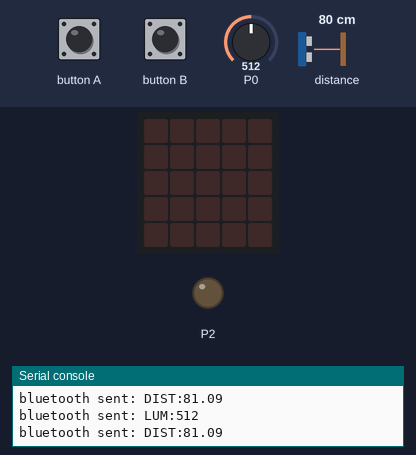
The program below on a simulated BBC micro:bit (MakeCode). Parts: the board's 5×5 LED display, output pins drawn as LEDs (lit = HIGH), the last lines printed to the serial console. The test bench sets the inputs (shaded band); at power-on: P0 = 512, distance to the obstacle 80 cm (analog values on the 0–1023 scale). The echo pulse lasts 58.3 µs per cm; pins used as bus, display or sensor lines are not drawn.

Above: at 1.2 s.
1.3 s: button A pressed for 0.15 s
At 2.6 s:
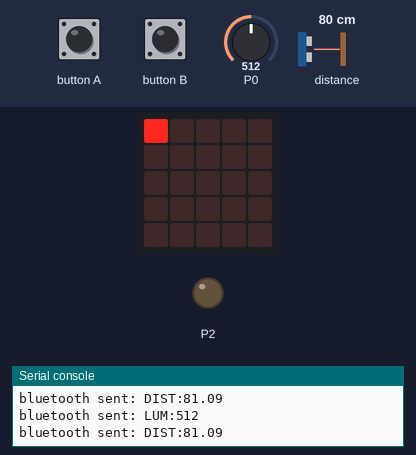
3.5 s: button B pressed for 0.15 s
At 4.5 s:
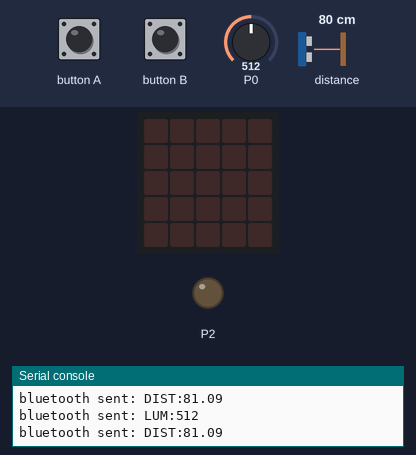
5.1 s: P0 set to 427
6.6 s: P0 set to 392
At 7.3 s:
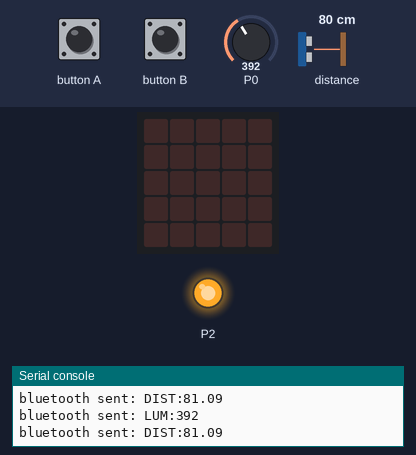
8.1 s: P0 set to 419
At 9.2 s:
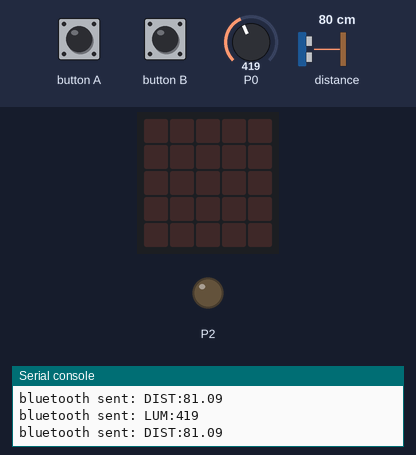
9.8 s: P0 set to 399
At 11.2 s:
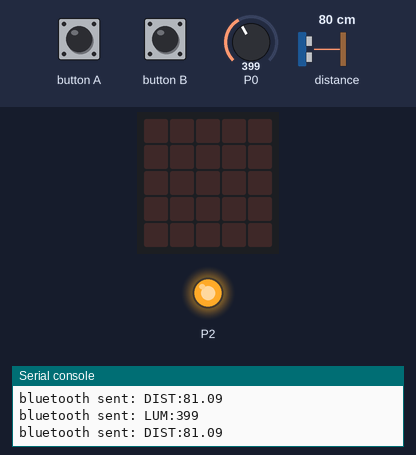
Timing chart, 0 to 12.4 s (numbered marks = the images above; inputs shaded):
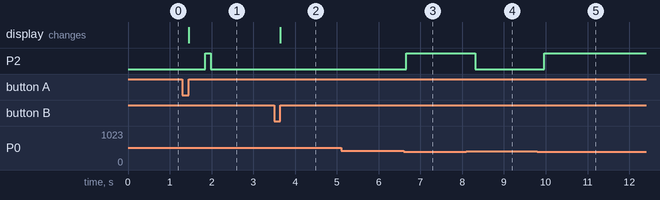

Measured:
- the behaviour switches between 409 and 408 on P0 (found by bisection; images 2 and 3)
- after the input at 1.3 s, P2: LOW → HIGH after 0.55 s, → LOW 0.13 s later; the display: changes after 0.15 s (image 1)
- after the input at 3.5 s, the display: changes after 0.15 s (image 2)
- after the input at 6.6 s, P2: LOW → HIGH after 0.07 s
- after the input at 8.1 s, P2: HIGH → LOW after 0.22 s
- after the input at 9.8 s, P2: LOW → HIGH after 0.17 s

The program:

main.ts
```typescript
input.onButtonPressed(Button.A, function () {
    basic.showLeds(`
        # . . . .
        . . . . .
        . . . . .
        . . . . .
        . . . . .
        `)
    pins.digitalWritePin(DigitalPin.P2, 1)
})
input.onButtonPressed(Button.B, function () {
    basic.showLeds(`
        . . . . .
        . . . . .
        . . . . .
        . . . . .
        . . . . .
        `)
    pins.digitalWritePin(DigitalPin.P2, 0)
})
let dist = 0
let lum = 0
bluetooth.startUartService()
basic.forever(function () {
    lum = pins.analogReadPin(AnalogPin.P0)
    dist = GROVE.measureInCentimetersV2(DigitalPin.P1)
    bluetooth.uartWriteString("LUM:" + lum + "\n")
    bluetooth.uartWriteString("DIST:" + dist + "\n")
    if (dist > 0 && dist < 100 && lum < 409) {
        pins.digitalWritePin(DigitalPin.P2, 1)
    } else {
        pins.digitalWritePin(DigitalPin.P2, 0)
    }
    basic.pause(200)
})
```

custom.ts
```typescript
namespace GROVE {
    let distanceBackup: number = 0

    /**
    * Create a new driver of Grove - Ultrasonic Sensor to measure distances in cm
    * @param pin signal pin of ultrasonic ranger module
    */
    //% blockId=grove_ultrasonic_centimeters_v2 block="(V2)Ultrasonic Sensor (in cm) at|%pin"
    //% pin.fieldEditor="gridpicker" pin.fieldOptions.columns=4
    //% pin.fieldOptions.tooltips="false" pin.fieldOptions.width="250"
    //% group="Ultrasonic" pin.defl=DigitalPin.P0
    export function measureInCentimetersV2(pin: DigitalPin): number {
        let duration = 0;
        let RangeInCentimeters = 0;

        pins.digitalWritePin(pin, 0);
        control.waitMicros(2);
        pins.digitalWritePin(pin, 1);
        control.waitMicros(20);
        pins.digitalWritePin(pin, 0);
        duration = pins.pulseIn(pin, PulseValue.High, 50000); // Max duration 50 ms

        RangeInCentimeters = duration * 153 / 44 / 2 / 100;

        if (RangeInCentimeters > 0) distanceBackup = RangeInCentimeters;
        else RangeInCentimeters = distanceBackup;

        basic.pause(50);

        return RangeInCentimeters;
    }

    /**
    * Create a new driver of Grove - Ultrasonic Sensor to measure distances in cm
    * @param pin signal pin of ultrasonic ranger module
    */
    //% blockId=grove_ultrasonic_centimeters block="Ultrasonic Sensor (in cm) at|%pin"
    //% pin.fieldEditor="gridpicker" pin.fieldOptions.columns=4
    //% pin.fieldOptions.tooltips="false" pin.fieldOptions.width="250"
    //% group="Ultrasonic" pin.defl=DigitalPin.P0

    export function measureInCentimeters(pin: DigitalPin): number {
        let duration = 0;
        let RangeInCentimeters = 0;

        pins.digitalWritePin(pin, 0);
        control.waitMicros(2);
        pins.digitalWritePin(pin, 1);
        control.waitMicros(20);
        pins.digitalWritePin(pin, 0);
        duration = pins.pulseIn(pin, PulseValue.High, 50000); // Max duration 50 ms

        RangeInCentimeters = duration * 153 / 29 / 2 / 100;

        if (RangeInCentimeters > 0) distanceBackup = RangeInCentimeters;
        else RangeInCentimeters = distanceBackup;

        basic.pause(50);

        return RangeInCentimeters;
    }


}
```

test.ts
```typescript
// les tests vont ici ; cela ne sera pas compilé si ce paquet est utilisé en tant qu'extension.
```
